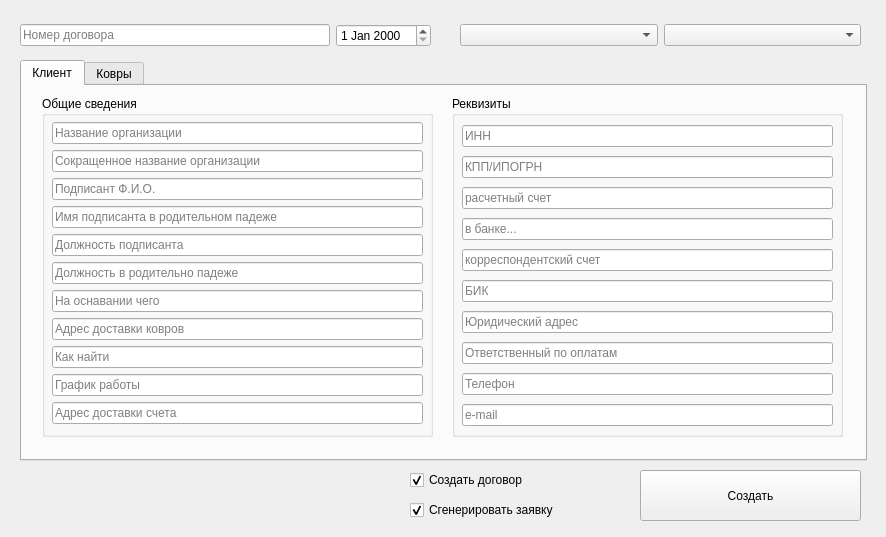
<?xml version="1.0" encoding="UTF-8"?>
<ui version="4.0">
 <class>MainWindow</class>
 <widget class="QMainWindow" name="MainWindow">
  <property name="geometry">
   <rect>
    <x>0</x>
    <y>0</y>
    <width>886</width>
    <height>537</height>
   </rect>
  </property>
  <property name="minimumSize">
   <size>
    <width>840</width>
    <height>485</height>
   </size>
  </property>
  <property name="maximumSize">
   <size>
    <width>1000</width>
    <height>1000</height>
   </size>
  </property>
  <property name="windowTitle">
   <string>Создание договора</string>
  </property>
  <widget class="QWidget" name="centralwidget">
   <widget class="QWidget" name="horizontalLayoutWidget">
    <property name="geometry">
     <rect>
      <x>20</x>
      <y>20</y>
      <width>411</width>
      <height>31</height>
     </rect>
    </property>
    <layout class="QHBoxLayout" name="horizontalLayout">
     <item>
      <widget class="QLineEdit" name="leContractNumber">
       <property name="placeholderText">
        <string>Номер договора</string>
       </property>
      </widget>
     </item>
     <item>
      <widget class="QDateEdit" name="dateContract"/>
     </item>
    </layout>
   </widget>
   <widget class="QCheckBox" name="checkContract">
    <property name="enabled">
     <bool>true</bool>
    </property>
    <property name="geometry">
     <rect>
      <x>410</x>
      <y>470</y>
      <width>141</width>
      <height>20</height>
     </rect>
    </property>
    <property name="text">
     <string>Создать договор</string>
    </property>
    <property name="checked">
     <bool>true</bool>
    </property>
   </widget>
   <widget class="QCheckBox" name="checkOrder">
    <property name="geometry">
     <rect>
      <x>410</x>
      <y>500</y>
      <width>161</width>
      <height>20</height>
     </rect>
    </property>
    <property name="text">
     <string>Сгенерировать заявку</string>
    </property>
    <property name="checked">
     <bool>true</bool>
    </property>
   </widget>
   <widget class="QWidget" name="horizontalLayoutWidget_8">
    <property name="geometry">
     <rect>
      <x>460</x>
      <y>20</y>
      <width>401</width>
      <height>31</height>
     </rect>
    </property>
    <layout class="QHBoxLayout" name="horizontalLayout_8">
     <item>
      <widget class="QComboBox" name="comboProvider">
       <property name="statusTip">
        <string/>
       </property>
      </widget>
     </item>
     <item>
      <widget class="QComboBox" name="comboContractPattern">
       <property name="currentIndex">
        <number>-1</number>
       </property>
      </widget>
     </item>
    </layout>
   </widget>
   <widget class="QPushButton" name="btn_Create">
    <property name="geometry">
     <rect>
      <x>640</x>
      <y>470</y>
      <width>221</width>
      <height>51</height>
     </rect>
    </property>
    <property name="text">
     <string>Создать</string>
    </property>
   </widget>
   <widget class="QTabWidget" name="tabWidget">
    <property name="geometry">
     <rect>
      <x>20</x>
      <y>60</y>
      <width>847</width>
      <height>401</height>
     </rect>
    </property>
    <property name="currentIndex">
     <number>0</number>
    </property>
    <widget class="QWidget" name="tab">
     <attribute name="title">
      <string>Клиент</string>
     </attribute>
     <widget class="QGroupBox" name="groupGeneralInfo">
      <property name="geometry">
       <rect>
        <x>20</x>
        <y>10</y>
        <width>391</width>
        <height>341</height>
       </rect>
      </property>
      <property name="title">
       <string>Общие сведения</string>
      </property>
      <widget class="QWidget" name="verticalLayoutWidget">
       <property name="geometry">
        <rect>
         <x>10</x>
         <y>20</y>
         <width>371</width>
         <height>321</height>
        </rect>
       </property>
       <layout class="QVBoxLayout" name="verticalLayout">
        <property name="spacing">
         <number>0</number>
        </property>
        <item>
         <widget class="QLineEdit" name="leOrganization">
          <property name="placeholderText">
           <string>Название организации</string>
          </property>
         </widget>
        </item>
        <item>
         <widget class="QLineEdit" name="leOrgAbbreviated">
          <property name="placeholderText">
           <string>Сокращенное название организации</string>
          </property>
         </widget>
        </item>
        <item>
         <widget class="QLineEdit" name="leSignet">
          <property name="placeholderText">
           <string>Подписант Ф.И.О.</string>
          </property>
         </widget>
        </item>
        <item>
         <widget class="QLineEdit" name="leSignetGen">
          <property name="text">
           <string/>
          </property>
          <property name="placeholderText">
           <string>Имя подписанта в родительном падеже</string>
          </property>
         </widget>
        </item>
        <item>
         <widget class="QLineEdit" name="lePost">
          <property name="placeholderText">
           <string>Должность подписанта</string>
          </property>
         </widget>
        </item>
        <item>
         <widget class="QLineEdit" name="lePostGen">
          <property name="text">
           <string/>
          </property>
          <property name="placeholderText">
           <string>Должность в родительно падеже</string>
          </property>
         </widget>
        </item>
        <item>
         <widget class="QLineEdit" name="leFooting">
          <property name="placeholderText">
           <string>На оснавании чего</string>
          </property>
         </widget>
        </item>
        <item>
         <widget class="QLineEdit" name="leDeliveryAddres">
          <property name="placeholderText">
           <string>Адрес доставки ковров</string>
          </property>
         </widget>
        </item>
        <item>
         <widget class="QLineEdit" name="leOrgTitle">
          <property name="placeholderText">
           <string>Как найти</string>
          </property>
         </widget>
        </item>
        <item>
         <widget class="QLineEdit" name="leChart">
          <property name="placeholderText">
           <string>График работы</string>
          </property>
         </widget>
        </item>
        <item>
         <widget class="QLineEdit" name="leScoreAddres">
          <property name="placeholderText">
           <string>Адрес доставки счета</string>
          </property>
         </widget>
        </item>
       </layout>
      </widget>
     </widget>
     <widget class="QGroupBox" name="groupRequisites">
      <property name="geometry">
       <rect>
        <x>430</x>
        <y>10</y>
        <width>391</width>
        <height>341</height>
       </rect>
      </property>
      <property name="title">
       <string>Реквизиты</string>
      </property>
      <widget class="QWidget" name="verticalLayoutWidget_2">
       <property name="geometry">
        <rect>
         <x>10</x>
         <y>20</y>
         <width>371</width>
         <height>321</height>
        </rect>
       </property>
       <layout class="QVBoxLayout" name="verticalLayout_2">
        <property name="spacing">
         <number>0</number>
        </property>
        <item>
         <widget class="QLineEdit" name="leInn">
          <property name="placeholderText">
           <string>ИНН</string>
          </property>
         </widget>
        </item>
        <item>
         <widget class="QLineEdit" name="leKpp">
          <property name="placeholderText">
           <string>КПП/ИПОГРН</string>
          </property>
         </widget>
        </item>
        <item>
         <widget class="QLineEdit" name="leRscore">
          <property name="placeholderText">
           <string>расчетный счет</string>
          </property>
         </widget>
        </item>
        <item>
         <widget class="QLineEdit" name="leBank">
          <property name="placeholderText">
           <string>в банке...</string>
          </property>
         </widget>
        </item>
        <item>
         <widget class="QLineEdit" name="leKscore">
          <property name="placeholderText">
           <string>корреспондентский счет</string>
          </property>
         </widget>
        </item>
        <item>
         <widget class="QLineEdit" name="leBik">
          <property name="placeholderText">
           <string>БИК</string>
          </property>
         </widget>
        </item>
        <item>
         <widget class="QLineEdit" name="leLegalAddres">
          <property name="placeholderText">
           <string>Юридический адрес</string>
          </property>
         </widget>
        </item>
        <item>
         <widget class="QLineEdit" name="leAccountant">
          <property name="placeholderText">
           <string>Ответственный по оплатам</string>
          </property>
         </widget>
        </item>
        <item>
         <widget class="QLineEdit" name="leTel">
          <property name="placeholderText">
           <string>Телефон</string>
          </property>
         </widget>
        </item>
        <item>
         <widget class="QLineEdit" name="leEmail">
          <property name="placeholderText">
           <string>e-mail</string>
          </property>
         </widget>
        </item>
       </layout>
      </widget>
     </widget>
    </widget>
    <widget class="QWidget" name="tab_2">
     <attribute name="title">
      <string>Ковры</string>
     </attribute>
     <widget class="QGroupBox" name="groupCarpets">
      <property name="geometry">
       <rect>
        <x>20</x>
        <y>10</y>
        <width>391</width>
        <height>341</height>
       </rect>
      </property>
      <property name="title">
       <string>Ковры</string>
      </property>
      <widget class="QWidget" name="verticalLayoutWidget_3">
       <property name="geometry">
        <rect>
         <x>10</x>
         <y>20</y>
         <width>371</width>
         <height>311</height>
        </rect>
       </property>
       <layout class="QVBoxLayout" name="verticalLayout_3">
        <item>
         <layout class="QFormLayout" name="formLayout">
          <property name="verticalSpacing">
           <number>0</number>
          </property>
          <item row="0" column="0">
           <widget class="QLabel" name="label">
            <property name="text">
             <string>   60х85</string>
            </property>
           </widget>
          </item>
          <item row="0" column="1">
           <widget class="QSpinBox" name="spinNumber051">
            <property name="alignment">
             <set>Qt::AlignCenter</set>
            </property>
            <property name="maximum">
             <number>1000</number>
            </property>
           </widget>
          </item>
          <item row="1" column="0">
           <widget class="QLabel" name="label_2">
            <property name="text">
             <string>  85х150</string>
            </property>
           </widget>
          </item>
          <item row="1" column="1">
           <widget class="QSpinBox" name="spinNumber1275">
            <property name="alignment">
             <set>Qt::AlignCenter</set>
            </property>
            <property name="maximum">
             <number>1000</number>
            </property>
           </widget>
          </item>
          <item row="2" column="0">
           <widget class="QLabel" name="label_3">
            <property name="text">
             <string>115х200</string>
            </property>
           </widget>
          </item>
          <item row="2" column="1">
           <widget class="QSpinBox" name="spinNumber23">
            <property name="alignment">
             <set>Qt::AlignCenter</set>
            </property>
            <property name="maximum">
             <number>1000</number>
            </property>
           </widget>
          </item>
          <item row="3" column="0">
           <widget class="QLabel" name="label_4">
            <property name="text">
             <string>115х400</string>
            </property>
           </widget>
          </item>
          <item row="3" column="1">
           <widget class="QSpinBox" name="spinNumber46">
            <property name="alignment">
             <set>Qt::AlignCenter</set>
            </property>
            <property name="maximum">
             <number>1000</number>
            </property>
           </widget>
          </item>
          <item row="4" column="0">
           <widget class="QLabel" name="label_5">
            <property name="text">
             <string>150х250</string>
            </property>
           </widget>
          </item>
          <item row="4" column="1">
           <widget class="QSpinBox" name="spinNumber375">
            <property name="alignment">
             <set>Qt::AlignCenter</set>
            </property>
            <property name="maximum">
             <number>1000</number>
            </property>
           </widget>
          </item>
          <item row="5" column="0">
           <widget class="QLabel" name="label_6">
            <property name="text">
             <string>150х300</string>
            </property>
           </widget>
          </item>
          <item row="5" column="1">
           <widget class="QSpinBox" name="spinNumber45">
            <property name="alignment">
             <set>Qt::AlignCenter</set>
            </property>
            <property name="maximum">
             <number>1000</number>
            </property>
           </widget>
          </item>
         </layout>
        </item>
        <item>
         <widget class="QComboBox" name="comboColor">
          <item>
           <property name="text">
            <string>Серые</string>
           </property>
          </item>
          <item>
           <property name="text">
            <string>Коричневые</string>
           </property>
          </item>
         </widget>
        </item>
        <item>
         <widget class="QComboBox" name="comboIter">
          <property name="currentIndex">
           <number>1</number>
          </property>
          <item>
           <property name="text">
            <string>1 раз в 2 недели</string>
           </property>
          </item>
          <item>
           <property name="text">
            <string>1 раз в неделю</string>
           </property>
          </item>
          <item>
           <property name="text">
            <string>2 раза в неделю</string>
           </property>
          </item>
          <item>
           <property name="text">
            <string>3 раза в неделю</string>
           </property>
          </item>
          <item>
           <property name="text">
            <string>ежедневно</string>
           </property>
          </item>
         </widget>
        </item>
        <item>
         <widget class="QLineEdit" name="lePersonAccept">
          <property name="placeholderText">
           <string>Ф.И.О. кто принимает ковры</string>
          </property>
         </widget>
        </item>
        <item>
         <widget class="QLineEdit" name="lePersonAcceptPost">
          <property name="placeholderText">
           <string>Должность принимающего ковры</string>
          </property>
         </widget>
        </item>
        <item>
         <widget class="QLineEdit" name="lePersonAcceptTel">
          <property name="placeholderText">
           <string>Телефон принимающего ковры</string>
          </property>
         </widget>
        </item>
        <item>
         <widget class="QLineEdit" name="leCommonTel">
          <property name="placeholderText">
           <string>Телефон на объекте</string>
          </property>
         </widget>
        </item>
       </layout>
      </widget>
     </widget>
     <widget class="QGroupBox" name="groupBox_4">
      <property name="geometry">
       <rect>
        <x>430</x>
        <y>10</y>
        <width>391</width>
        <height>341</height>
       </rect>
      </property>
      <property name="title">
       <string>Цены</string>
      </property>
      <widget class="QWidget" name="verticalLayoutWidget_4">
       <property name="geometry">
        <rect>
         <x>10</x>
         <y>20</y>
         <width>371</width>
         <height>146</height>
        </rect>
       </property>
       <layout class="QVBoxLayout" name="verticalLayout_4">
        <property name="spacing">
         <number>0</number>
        </property>
        <item>
         <layout class="QHBoxLayout" name="horizontalLayout_2">
          <item>
           <widget class="QLabel" name="label_12">
            <property name="text">
             <string>   60х85     </string>
            </property>
           </widget>
          </item>
          <item>
           <widget class="QDoubleSpinBox" name="spinPrice051">
            <property name="maximum">
             <double>10000.000000000000000</double>
            </property>
           </widget>
          </item>
          <item>
           <widget class="QLabel" name="label_m2_051">
            <property name="text">
             <string>  0.0 р./м2</string>
            </property>
           </widget>
          </item>
         </layout>
        </item>
        <item>
         <layout class="QHBoxLayout" name="horizontalLayout_3">
          <item>
           <widget class="QLabel" name="label_9">
            <property name="text">
             <string>  85х150    </string>
            </property>
           </widget>
          </item>
          <item>
           <widget class="QDoubleSpinBox" name="spinPrice1275">
            <property name="maximum">
             <double>10000.000000000000000</double>
            </property>
           </widget>
          </item>
          <item>
           <widget class="QLabel" name="label_m2_1275">
            <property name="text">
             <string>  0.0 р./м2</string>
            </property>
           </widget>
          </item>
         </layout>
        </item>
        <item>
         <layout class="QHBoxLayout" name="horizontalLayout_4">
          <item>
           <widget class="QLabel" name="label_13">
            <property name="text">
             <string>115х200    </string>
            </property>
           </widget>
          </item>
          <item>
           <widget class="QDoubleSpinBox" name="spinPrice23">
            <property name="maximum">
             <double>10000.000000000000000</double>
            </property>
           </widget>
          </item>
          <item>
           <widget class="QLabel" name="label_m2_23">
            <property name="text">
             <string>  0.0 р./м2</string>
            </property>
           </widget>
          </item>
         </layout>
        </item>
        <item>
         <layout class="QHBoxLayout" name="horizontalLayout_5">
          <item>
           <widget class="QLabel" name="label_10">
            <property name="text">
             <string>115х400    </string>
            </property>
           </widget>
          </item>
          <item>
           <widget class="QDoubleSpinBox" name="spinPrice46">
            <property name="maximum">
             <double>10000.000000000000000</double>
            </property>
           </widget>
          </item>
          <item>
           <widget class="QLabel" name="label_m2_46">
            <property name="text">
             <string>  0.0 р./м2</string>
            </property>
           </widget>
          </item>
         </layout>
        </item>
        <item>
         <layout class="QHBoxLayout" name="horizontalLayout_7">
          <item>
           <widget class="QLabel" name="label_11">
            <property name="text">
             <string>150х250    </string>
            </property>
           </widget>
          </item>
          <item>
           <widget class="QDoubleSpinBox" name="spinPrice375">
            <property name="maximum">
             <double>10000.000000000000000</double>
            </property>
           </widget>
          </item>
          <item>
           <widget class="QLabel" name="label_m2_375">
            <property name="text">
             <string>  0.0 р./м2</string>
            </property>
           </widget>
          </item>
         </layout>
        </item>
        <item>
         <layout class="QHBoxLayout" name="horizontalLayout_6">
          <item>
           <widget class="QLabel" name="label_14">
            <property name="text">
             <string>150х300    </string>
            </property>
           </widget>
          </item>
          <item>
           <widget class="QDoubleSpinBox" name="spinPrice45">
            <property name="maximum">
             <double>10000.000000000000000</double>
            </property>
           </widget>
          </item>
          <item>
           <widget class="QLabel" name="label_m2_45">
            <property name="text">
             <string>  0.0 р./м2</string>
            </property>
           </widget>
          </item>
         </layout>
        </item>
       </layout>
      </widget>
      <widget class="QLabel" name="label_8">
       <property name="geometry">
        <rect>
         <x>20</x>
         <y>200</y>
         <width>361</width>
         <height>31</height>
        </rect>
       </property>
       <property name="font">
        <font>
         <pointsize>12</pointsize>
        </font>
       </property>
       <property name="text">
        <string>Сумма за 4 недели:</string>
       </property>
      </widget>
      <widget class="QWidget" name="horizontalLayoutWidget_2">
       <property name="geometry">
        <rect>
         <x>10</x>
         <y>270</y>
         <width>371</width>
         <height>61</height>
        </rect>
       </property>
       <layout class="QHBoxLayout" name="horizontalLayout_9">
        <item>
         <layout class="QVBoxLayout" name="verticalLayout_5">
          <item>
           <widget class="QSpinBox" name="spinPriceCorrection">
            <property name="alignment">
             <set>Qt::AlignCenter</set>
            </property>
            <property name="suffix">
             <string>%</string>
            </property>
            <property name="maximum">
             <number>10000</number>
            </property>
            <property name="value">
             <number>20</number>
            </property>
           </widget>
          </item>
          <item>
           <layout class="QHBoxLayout" name="horizontalLayout_10">
            <item>
             <widget class="QPushButton" name="btn_Price_Less">
              <property name="text">
               <string>-</string>
              </property>
             </widget>
            </item>
            <item>
             <widget class="QPushButton" name="btn_Price_More">
              <property name="text">
               <string>+</string>
              </property>
             </widget>
            </item>
           </layout>
          </item>
         </layout>
        </item>
        <item>
         <spacer name="horizontalSpacer">
          <property name="orientation">
           <enum>Qt::Horizontal</enum>
          </property>
          <property name="sizeHint" stdset="0">
           <size>
            <width>40</width>
            <height>20</height>
           </size>
          </property>
         </spacer>
        </item>
        <item>
         <layout class="QVBoxLayout" name="verticalLayout_6">
          <item>
           <widget class="QSpinBox" name="spinPriceCommon">
            <property name="alignment">
             <set>Qt::AlignCenter</set>
            </property>
            <property name="suffix">
             <string> р./м2</string>
            </property>
            <property name="maximum">
             <number>10000</number>
            </property>
            <property name="value">
             <number>130</number>
            </property>
           </widget>
          </item>
          <item>
           <widget class="QPushButton" name="btn_BasicPrice">
            <property name="sizePolicy">
             <sizepolicy hsizetype="Maximum" vsizetype="Fixed">
              <horstretch>0</horstretch>
              <verstretch>0</verstretch>
             </sizepolicy>
            </property>
            <property name="text">
             <string>Базовые</string>
            </property>
           </widget>
          </item>
         </layout>
        </item>
       </layout>
      </widget>
     </widget>
    </widget>
   </widget>
  </widget>
 </widget>
 <resources/>
 <connections/>
</ui>
